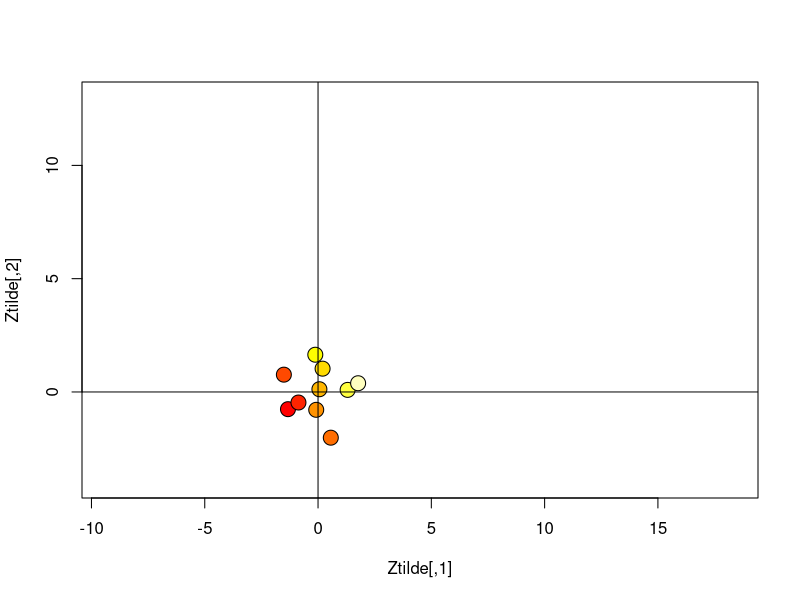

Generate this figure with R:
## ---- chunk 1
knitr::opts_chunk$set(echo = TRUE)
## ---- chunk 2
( S <- matrix(c(2.2, 0.4, 0.4, 2.8),nrow=2,ncol=2) )

# calcolo autovalori e autovettori di S
eigen <- eigen(S)
# Lambda
( Lambda = diag(eigen$values) )
# V
V = eigen$vectors
colnames(V) = c("v1","v2")
V

# verifico la decomposizione spettrale
round( 
S - V %*% Lambda %*% t(V) 
, 8)

# verifico che V è ortogonale
V %*% t(V)  - diag(c(1,1))
# t(V) %*% V - diag(c(1,1))
## ---- chunk 3
# S^(1/2)
( SqrtS = V %*% Lambda^(1/2) %*% t(V) )
# S^(-1)
( InvS = V %*% diag( 1/diag(Lambda) ) %*% t(V) )
# verifico che è l'inversa di S
round( 
InvS %*% S
, 8)
## ---- chunk 4
# varianza totale di S
sum(diag(Lambda)) # coincide con sum(diag(S))
# varianza generalizzata di S
prod(diag(Lambda)) # coincide con det(S)
## ---- chunk 5
rm(list=ls())
( X <- matrix(c(2,3,3,4,4,5,6,6,7,8,7,8,10,6,8,10,12,13,11,12),nrow=10,ncol=2) )
n <- nrow(X)
p <- ncol(X)
## ---- chunk 6
one.n <- matrix(rep(1,n),ncol=1)
I.n <- diag(rep(1,n))
H <- I.n - (1/n) * one.n %*% t(one.n)
Xtilde <- H %*% X

# S
S = (1/n)* t(Xtilde) %*% Xtilde

# Decomposizione Spettrale
eigen = eigen(S)
Lambda = diag(eigen$values)
V = eigen$vectors


# S^(1/2)
( InvSqrtS = V %*% diag(diag(Lambda)^(-.5)) %*% t(V) )

# Dati ortogonalizzati
Ztilde = Xtilde %*% InvSqrtS 

plot(Ztilde, xlim=c(-4,13),ylim=c(-4,13),
     bg=heat.colors(n),pch=21,cex=2,asp=1)
abline(h=0)
abline(v=0)

# vettore delle medie
round( 
(1/n) * t(Ztilde) %*% one.n
,8)

# matrice di varianze e covarianze
round( 
(1/n)* t(H %*% Ztilde)%*% (H %*% Ztilde) 
, 8)
## ---- chunk 7
# rango di Xtilde
( r = qr(Xtilde)$rank )

# SVD di Xtilde
SVD=svd(Xtilde)

( Ur = SVD$u )
( Vr = SVD$v )
( Deltar = diag(SVD$d) )

# verifico SVD
round( Xtilde - Ur %*% Deltar %*% t(Vr) , 8)
## ---- chunk 8
# verifico che Vr = V
round(
Vr - V,
8)
## ---- chunk 9
eigen( Xtilde %*% t(Xtilde) )$vectors[,1:r]

eigen( t(Xtilde) %*% Xtilde )$vectors[,1:r]

sqrt( eigen(Xtilde %*% t(Xtilde))$values[1:r] )
